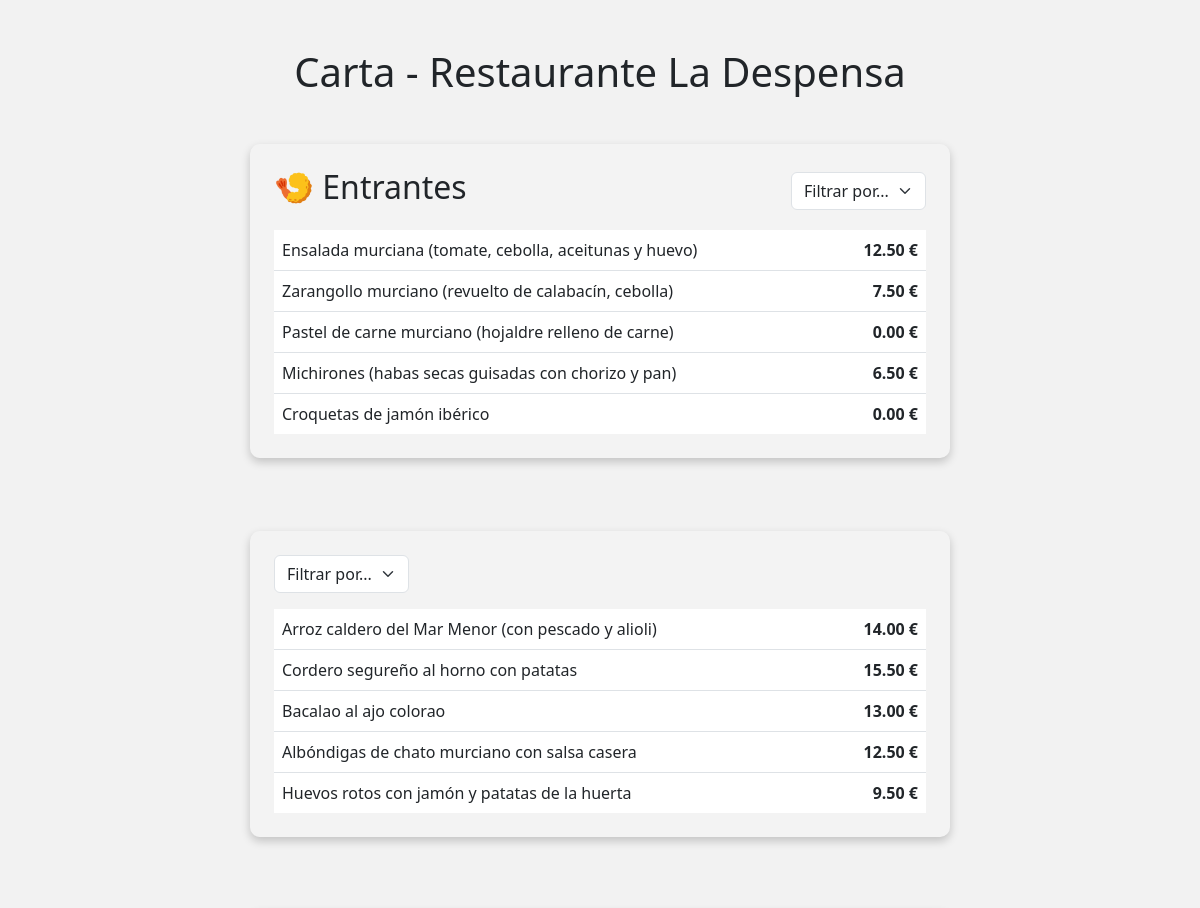
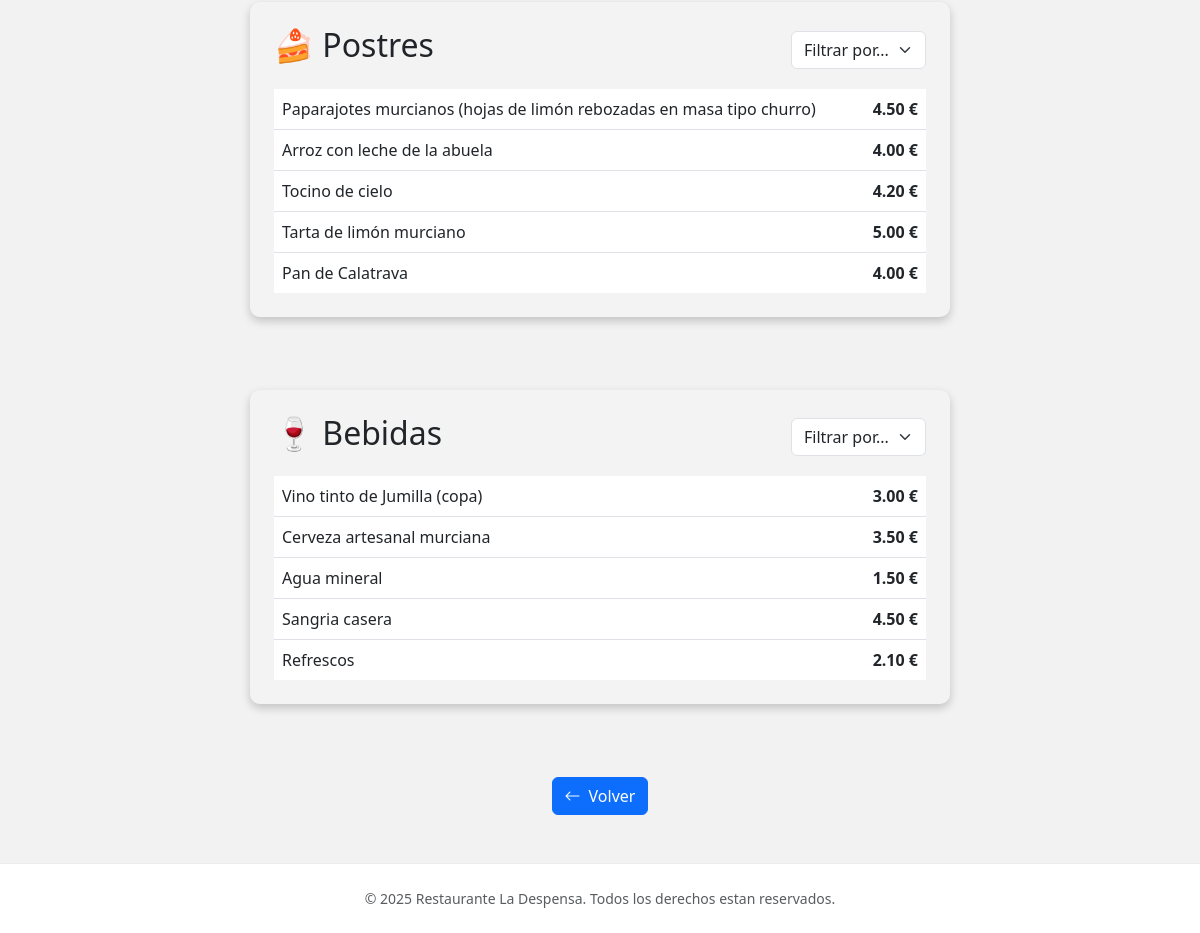
Page /camareros/carta.php (signed in) on the committed database (2 pictures, top to bottom).
### tables this page shows
CREATE TABLE `categoria` (
  `idcat` int(11) NOT NULL,
  `nombre` varchar(255) NOT NULL,
  `estado` tinyint(1) NOT NULL COMMENT '0=disponible 1=bloqueado'
);

CREATE TABLE `producto` (
  `idprod` int(11) NOT NULL,
  `nombre` varchar(255) NOT NULL,
  `precio` decimal(6,2) NOT NULL,
  `stock` int(11) NOT NULL,
  `estado` tinyint(1) NOT NULL,
  `categoria` int(11) NOT NULL,
  `imagen` varchar(255) NOT NULL
);

### camareros/carta.php (the view, shortened to what this page needs)
<?php
include("../conexion.php");
?>
<!DOCTYPE html>
<html lang="es">
<head>
    <?php include("../head.php"); ?>
</head>
<body class="d-flex flex-column min-vh-100">
    <div class="wrapper">
        <main class="container my-5">
            <h1 class="mb-5">Carta - Restaurante La Despensa</h1>
            <?php
            $categorias = mysqli_query($conn, "SELECT * FROM categoria");
            if (mysqli_num_rows($categorias) > 0) {
                while ($cat = mysqli_fetch_assoc($categorias)) {
                    echo "<section class='category mb-4'>";
                    echo "<div class='d-flex justify-content-between align-items-center mb-3'>";
                    if ($cat['nombre'] == 'Entrantes') echo "<h2>🍤 " . $cat['nombre'] . "</h2>";
                    if ($cat['nombre'] == 'Postres') echo "<h2>🍰 " . $cat['nombre'] . "</h2>";
                    if ($cat['nombre'] == 'Bebidas') echo "<h2>🍷 " . $cat['nombre'] . "</h2>";
                    echo "<form method='POST'>
                    <select name='filtro' class='form-select' onchange='this.form.submit()'>
                    <option selected disabled>Filtrar por...</option>
                    <option value='nombre'>Nombre</option>
                    <option value='precio'>Precio</option>
                    </select>
                    </form>";
                    echo "</div>";
                    $productos = mysqli_query($conn, "SELECT * FROM producto WHERE categoria = " . $cat['idcat'] . " AND estado = 0");
                    if (mysqli_num_rows($productos) > 0) {
                        echo "<div class='list-group list-group-flush'>";
                        while ($prod = mysqli_fetch_assoc($productos)) {
                            echo "<div class='list-group-item d-flex justify-content-between align-items-center p-2 bg-stripped'>";
                            echo "<span>" . $prod['nombre'] . "</span>";
                            echo "<span class='price fw-bold fs-10px'>" . $prod['precio'] . " €</span>";
                            echo "</div>";
                        }
                        echo "</div>";
                    } else {
                        echo "<p class='text-muted'>No hay productos disponibles en esta categoría.</p>";
                    }
                    echo "</section>";
                }
            } else {
                echo "<p>No hay categorías registradas.</p>";
            }
               echo "<a href='indexCamareros.php' class='btn btn-primary'><i class='bi bi-arrow-left me-2'></i>Volver</a>";
            ?>
        </main>
    </div>
    <?php include("../footer.php"); ?>
</body>
</html>

### styles.css (style rules this page uses)
body { display: flex; min-height: 100vh; flex-direction: column; background-color: #f8f9fa; background: linear-gradient(rgba(0, 0, 0, 0.05), rgba(0, 0, 0, 0.05)); margin: 0; }
.wrapper { display: flex; flex: 1; }
main { display: flex; flex-direction: column; align-items: center; justify-content: center; text-align: center; }
.category { background-color: rgba(255, 255, 255, 0.1); border-radius: 10px; padding: 1.5rem; margin-bottom: 2rem; width: 100%; max-width: 700px; box-shadow: 0 4px 10px rgba(0, 0, 0, 0.2); }
.price { font-weight: bold; }

### rows in the picture
categoria: nombre "Entrantes"
producto: nombre "Ensalada murciana (tomate, cebolla, aceitunas y huevo)", precio "12.50"
producto: nombre "Zarangollo murciano (revuelto de calabacín, cebolla)", precio "7.50"
producto: nombre "Pastel de carne murciano (hojaldre relleno de carne)", precio "0.00"
producto: nombre "Michirones (habas secas guisadas con chorizo y pan)", precio "6.50"
producto: nombre "Croquetas de jamón ibérico", precio "0.00"
producto: nombre "Arroz caldero del Mar Menor (con pescado y alioli)", precio "14.00"
producto: nombre "Cordero segureño al horno con patatas", precio "15.50"
producto: nombre "Bacalao al ajo colorao", precio "13.00"
producto: nombre "Albóndigas de chato murciano con salsa casera", precio "12.50"
producto: nombre "Huevos rotos con jamón y patatas de la huerta", precio "9.50"
categoria: nombre "Postres"
producto: nombre "Paparajotes murcianos (hojas de limón rebozadas en masa tipo churro)", precio "4.50"
producto: nombre "Arroz con leche de la abuela", precio "4.00"
producto: nombre "Tocino de cielo", precio "4.20"
producto: nombre "Tarta de limón murciano", precio "5.00"
producto: nombre "Pan de Calatrava", precio "4.00"
categoria: nombre "Bebidas"
producto: nombre "Vino tinto de Jumilla (copa)", precio "3.00"
producto: nombre "Cerveza artesanal murciana", precio "3.50"
producto: nombre "Agua mineral", precio "1.50"
producto: nombre "Sangria casera", precio "4.50"
producto: nombre "Refrescos", precio "2.10"
